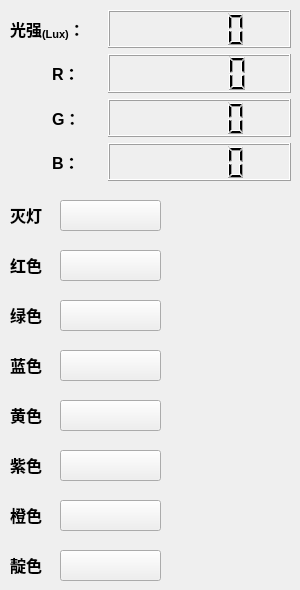
    <widget class="QWidget" name="MainWidget">
     <widget class="QPushButton" name="RED_pushButton">
      <property name="enabled">
       <bool>true</bool>
      </property>
      <property name="geometry">
       <rect>
        <x>60</x>
        <y>250</y>
        <width>101</width>
        <height>31</height>
       </rect>
      </property>
      <property name="palette">
       <palette>
        <active/>
        <inactive/>
        <disabled/>
       </palette>
      </property>
      <property name="acceptDrops">
       <bool>false</bool>
      </property>
      <property name="autoFillBackground">
       <bool>false</bool>
      </property>
      <property name="styleSheet">
       <string notr="true">
border-image: url(:/new/prefix1/images/color/RED.png);
</string>
      </property>
      <property name="text">
       <string/>
      </property>
      <property name="autoDefault">
       <bool>false</bool>
      </property>
      <property name="flat">
       <bool>false</bool>
      </property>
     </widget>
     <widget class="QLabel" name="label_7">
      <property name="geometry">
       <rect>
        <x>10</x>
        <y>250</y>
        <width>51</width>
        <height>31</height>
       </rect>
      </property>
      <property name="text">
       <string>&lt;html&gt;&lt;head/&gt;&lt;body&gt;&lt;p&gt;&lt;span style=&quot; font-size:12pt; font-weight:600;&quot;&gt;红色&lt;/span&gt;&lt;/p&gt;&lt;/body&gt;&lt;/html&gt;</string>
      </property>
     </widget>
     <widget class="QLabel" name="label_8">
      <property name="geometry">
       <rect>
        <x>10</x>
        <y>300</y>
        <width>51</width>
        <height>31</height>
       </rect>
      </property>
      <property name="text">
       <string>&lt;html&gt;&lt;head/&gt;&lt;body&gt;&lt;p&gt;&lt;span style=&quot; font-size:12pt; font-weight:600;&quot;&gt;绿色&lt;/span&gt;&lt;/p&gt;&lt;/body&gt;&lt;/html&gt;</string>
      </property>
     </widget>
     <widget class="QPushButton" name="Green_pushButton">
      <property name="enabled">
       <bool>true</bool>
      </property>
      <property name="geometry">
       <rect>
        <x>60</x>
        <y>300</y>
        <width>101</width>
        <height>31</height>
       </rect>
      </property>
      <property name="palette">
       <palette>
        <active/>
        <inactive/>
        <disabled/>
       </palette>
      </property>
      <property name="acceptDrops">
       <bool>false</bool>
      </property>
      <property name="autoFillBackground">
       <bool>false</bool>
      </property>
      <property name="styleSheet">
       <string notr="true">
border-image: url(:/new/prefix1/images/color/Green.png);
</string>
      </property>
      <property name="text">
       <string/>
      </property>
      <property name="autoDefault">
       <bool>false</bool>
      </property>
      <property name="flat">
       <bool>false</bool>
      </property>
     </widget>
     <widget class="QLabel" name="label_9">
      <property name="geometry">
       <rect>
        <x>10</x>
        <y>350</y>
        <width>51</width>
        <height>31</height>
       </rect>
      </property>
      <property name="text">
       <string>&lt;html&gt;&lt;head/&gt;&lt;body&gt;&lt;p&gt;&lt;span style=&quot; font-size:12pt; font-weight:600;&quot;&gt;蓝色&lt;/span&gt;&lt;/p&gt;&lt;/body&gt;&lt;/html&gt;</string>
      </property>
     </widget>
     <widget class="QPushButton" name="Blue_pushButton">
      <property name="enabled">
       <bool>true</bool>
      </property>
      <property name="geometry">
       <rect>
        <x>60</x>
        <y>350</y>
        <width>101</width>
        <height>31</height>
       </rect>
      </property>
      <property name="palette">
       <palette>
        <active/>
        <inactive/>
        <disabled/>
       </palette>
      </property>
      <property name="acceptDrops">
       <bool>false</bool>
      </property>
      <property name="autoFillBackground">
       <bool>false</bool>
      </property>
      <property name="styleSheet">
       <string notr="true">
border-image: url(:/new/prefix1/images/color/Blue.png);
</string>
      </property>
      <property name="text">
       <string/>
      </property>
      <property name="autoDefault">
       <bool>false</bool>
      </property>
      <property name="flat">
       <bool>false</bool>
      </property>
     </widget>
     <widget class="QPushButton" name="TurnOff_pushButton">
      <property name="enabled">
       <bool>true</bool>
      </property>
      <property name="geometry">
       <rect>
        <x>60</x>
        <y>200</y>
        <width>101</width>
        <height>31</height>
       </rect>
      </property>
      <property name="palette">
       <palette>
        <active/>
        <inactive/>
        <disabled/>
       </palette>
      </property>
      <property name="acceptDrops">
       <bool>false</bool>
      </property>
      <property name="autoFillBackground">
       <bool>false</bool>
      </property>
      <property name="text">
       <string/>
      </property>
      <property name="autoDefault">
       <bool>false</bool>
      </property>
      <property name="flat">
       <bool>false</bool>
      </property>
     </widget>
     <widget class="QLabel" name="label_10">
      <property name="geometry">
       <rect>
        <x>10</x>
        <y>200</y>
        <width>51</width>
        <height>31</height>
       </rect>
      </property>
      <property name="text">
       <string>&lt;html&gt;&lt;head/&gt;&lt;body&gt;&lt;p&gt;&lt;span style=&quot; font-size:12pt; font-weight:600;&quot;&gt;灭灯&lt;/span&gt;&lt;/p&gt;&lt;/body&gt;&lt;/html&gt;</string>
      </property>
     </widget>
     <widget class="QPushButton" name="Yellow_pushButton">
      <property name="enabled">
       <bool>true</bool>
      </property>
      <property name="geometry">
       <rect>
        <x>60</x>
        <y>400</y>
        <width>101</width>
        <height>31</height>
       </rect>
      </property>
      <property name="palette">
       <palette>
        <active/>
        <inactive/>
        <disabled/>
       </palette>
      </property>
      <property name="acceptDrops">
       <bool>false</bool>
      </property>
      <property name="autoFillBackground">
       <bool>false</bool>
      </property>
      <property name="styleSheet">
       <string notr="true">border-image: url(:/new/prefix1/images/color/Yellow.png);</string>
      </property>
      <property name="text">
       <string/>
      </property>
      <property name="autoDefault">
       <bool>false</bool>
      </property>
      <property name="flat">
       <bool>false</bool>
      </property>
     </widget>
     <widget class="QLabel" name="label_11">
      <property name="geometry">
       <rect>
        <x>10</x>
        <y>400</y>
        <width>51</width>
        <height>31</height>
       </rect>
      </property>
      <property name="text">
       <string>&lt;html&gt;&lt;head/&gt;&lt;body&gt;&lt;p&gt;&lt;span style=&quot; font-size:12pt; font-weight:600;&quot;&gt;黄色&lt;/span&gt;&lt;/p&gt;&lt;/body&gt;&lt;/html&gt;</string>
      </property>
     </widget>
     <widget class="QPushButton" name="Purple_pushButton">
      <property name="enabled">
       <bool>true</bool>
      </property>
      <property name="geometry">
       <rect>
        <x>60</x>
        <y>450</y>
        <width>101</width>
        <height>31</height>
       </rect>
      </property>
      <property name="palette">
       <palette>
        <active/>
        <inactive/>
        <disabled/>
       </palette>
      </property>
      <property name="acceptDrops">
       <bool>false</bool>
      </property>
      <property name="autoFillBackground">
       <bool>false</bool>
      </property>
      <property name="styleSheet">
       <string notr="true">
border-image: url(:/new/prefix1/images/color/Purple.png);
</string>
      </property>
      <property name="text">
       <string/>
      </property>
      <property name="autoDefault">
       <bool>false</bool>
      </property>
      <property name="flat">
       <bool>false</bool>
      </property>
     </widget>
     <widget class="QLabel" name="label_12">
      <property name="geometry">
       <rect>
        <x>10</x>
        <y>450</y>
        <width>51</width>
        <height>31</height>
       </rect>
      </property>
      <property name="text">
       <string>&lt;html&gt;&lt;head/&gt;&lt;body&gt;&lt;p&gt;&lt;span style=&quot; font-size:12pt; font-weight:600;&quot;&gt;紫色&lt;/span&gt;&lt;/p&gt;&lt;/body&gt;&lt;/html&gt;</string>
      </property>
     </widget>
     <widget class="QPushButton" name="Orange_pushButton">
      <property name="enabled">
       <bool>true</bool>
      </property>
      <property name="geometry">
       <rect>
        <x>60</x>
        <y>500</y>
        <width>101</width>
        <height>31</height>
       </rect>
      </property>
      <property name="palette">
       <palette>
        <active/>
        <inactive/>
        <disabled/>
       </palette>
      </property>
      <property name="acceptDrops">
       <bool>false</bool>
      </property>
      <property name="autoFillBackground">
       <bool>false</bool>
      </property>
      <property name="styleSheet">
       <string notr="true">border-image: url(:/new/prefix1/images/color/Orange.png);</string>
      </property>
      <property name="text">
       <string/>
      </property>
      <property name="autoDefault">
       <bool>false</bool>
      </property>
      <property name="flat">
       <bool>false</bool>
      </property>
     </widget>
     <widget class="QLabel" name="label_13">
      <property name="geometry">
       <rect>
        <x>10</x>
        <y>500</y>
        <width>51</width>
        <height>31</height>
       </rect>
      </property>
      <property name="text">
       <string>&lt;html&gt;&lt;head/&gt;&lt;body&gt;&lt;p&gt;&lt;span style=&quot; font-size:12pt; font-weight:600;&quot;&gt;橙色&lt;/span&gt;&lt;/p&gt;&lt;/body&gt;&lt;/html&gt;</string>
      </property>
     </widget>
     <widget class="QPushButton" name="Cyan_pushButton">
      <property name="enabled">
       <bool>true</bool>
      </property>
      <property name="geometry">
       <rect>
        <x>60</x>
        <y>550</y>
        <width>101</width>
        <height>31</height>
       </rect>
      </property>
      <property name="palette">
       <palette>
        <active/>
        <inactive/>
        <disabled/>
       </palette>
      </property>
      <property name="acceptDrops">
       <bool>false</bool>
      </property>
      <property name="autoFillBackground">
       <bool>false</bool>
      </property>
      <property name="styleSheet">
       <string notr="true">border-image: url(:/new/prefix1/images/color/Cyan.png);</string>
      </property>
      <property name="text">
       <string/>
      </property>
      <property name="autoDefault">
       <bool>false</bool>
      </property>
      <property name="flat">
       <bool>false</bool>
      </property>
     </widget>
     <widget class="QLabel" name="label_14">
      <property name="geometry">
       <rect>
        <x>10</x>
        <y>550</y>
        <width>51</width>
        <height>31</height>
       </rect>
      </property>
      <property name="text">
       <string>&lt;html&gt;&lt;head/&gt;&lt;body&gt;&lt;p&gt;&lt;span style=&quot; font-size:12pt; font-weight:600;&quot;&gt;靛色&lt;/span&gt;&lt;/p&gt;&lt;/body&gt;&lt;/html&gt;</string>
      </property>
     </widget>
     <widget class="QWidget" name="">
      <property name="geometry">
       <rect>
        <x>10</x>
        <y>10</y>
        <width>281</width>
        <height>171</height>
       </rect>
      </property>
      <layout class="QGridLayout" name="gridLayout">
       <item row="1" column="0">
        <widget class="QLabel" name="Red_Label">
         <property name="font">
          <font>
           <family>MS UI Gothic</family>
           <underline>false</underline>
          </font>
         </property>
         <property name="layoutDirection">
          <enum>Qt::LeftToRight</enum>
         </property>
         <property name="autoFillBackground">
          <bool>false</bool>
         </property>
         <property name="text">
          <string>&lt;html&gt;&lt;head/&gt;&lt;body&gt;&lt;p&gt;&lt;span style=&quot; font-size:12pt; font-weight:600;&quot;&gt;R：&lt;/span&gt;&lt;/p&gt;&lt;/body&gt;&lt;/html&gt;</string>
         </property>
         <property name="margin">
          <number>0</number>
         </property>
         <property name="indent">
          <number>42</number>
         </property>
        </widget>
       </item>
       <item row="1" column="1" colspan="2">
        <widget class="QLCDNumber" name="Red_lcdNumber"/>
       </item>
       <item row="2" column="0">
        <widget class="QLabel" name="Green_Label">
         <property name="font">
          <font>
           <family>MS UI Gothic</family>
           <underline>false</underline>
          </font>
         </property>
         <property name="text">
          <string>&lt;html&gt;&lt;head/&gt;&lt;body&gt;&lt;p&gt;&lt;span style=&quot; font-size:12pt; font-weight:600;&quot;&gt;G：&lt;/span&gt;&lt;/p&gt;&lt;/body&gt;&lt;/html&gt;</string>
         </property>
         <property name="indent">
          <number>42</number>
         </property>
        </widget>
       </item>
       <item row="2" column="1" colspan="2">
        <widget class="QLCDNumber" name="Green_lcdNumber"/>
       </item>
       <item row="3" column="0">
        <widget class="QLabel" name="Blue_Label">
         <property name="font">
          <font>
           <family>MS UI Gothic</family>
           <underline>false</underline>
          </font>
         </property>
         <property name="text">
          <string>&lt;html&gt;&lt;head/&gt;&lt;body&gt;&lt;p&gt;&lt;span style=&quot; font-size:12pt; font-weight:600;&quot;&gt;B：&lt;/span&gt;&lt;/p&gt;&lt;/body&gt;&lt;/html&gt;</string>
         </property>
         <property name="indent">
          <number>42</number>
         </property>
        </widget>
       </item>
       <item row="3" column="1" colspan="2">
        <widget class="QLCDNumber" name="Blue_lcdNumber"/>
       </item>
       <item row="0" column="0">
        <widget class="QLabel" name="Lux_Label">
         <property name="font">
          <font>
           <family>MS UI Gothic</family>
           <underline>false</underline>
          </font>
         </property>
         <property name="text">
          <string>&lt;html&gt;&lt;head/&gt;&lt;body&gt;&lt;p&gt;&lt;span style=&quot; font-size:12pt; font-weight:600;&quot;&gt;光强&lt;/span&gt;&lt;span style=&quot; font-size:12pt; font-weight:600; vertical-align:sub;&quot;&gt;(Lux)&lt;/span&gt;&lt;span style=&quot; font-size:12pt; font-weight:600;&quot;&gt;：&lt;/span&gt;&lt;/p&gt;&lt;/body&gt;&lt;/html&gt;</string>
         </property>
        </widget>
       </item>
       <item row="0" column="1" colspan="2">
        <widget class="QLCDNumber" name="Lux_lcdNumber"/>
       </item>
      </layout>
     </widget>
    </widget>
